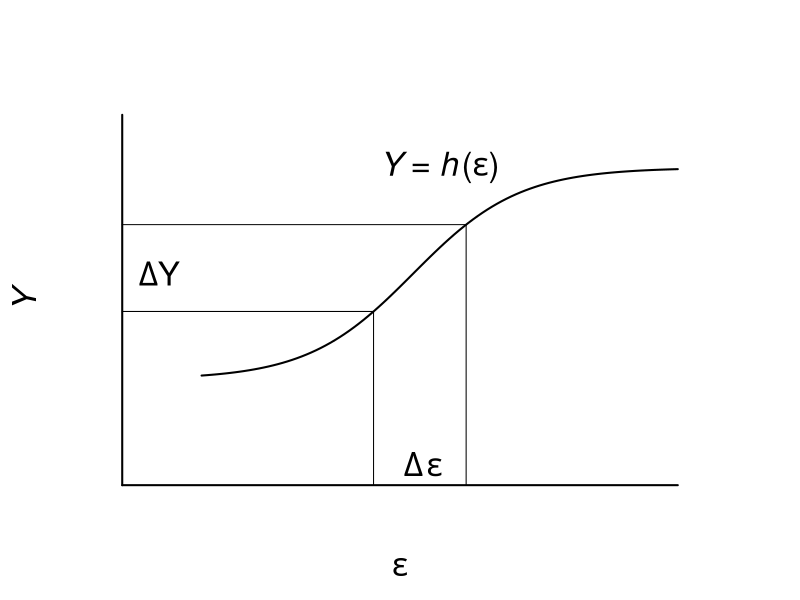

Recreate this plot in R.
# Creation of Fig. A.4
x.min <- 2
x.max <- 20
x <- seq(x.min, x.max, (x.max - x.min)/100)
f <- function(x) 2 * exp(0.5 * (x - 10)) / (1 + exp(0.5 * (x - 10)))
y <- f(x)
par(mai = c(1,1,1,1))
plot(x, y, type = "l", lwd = 2, cex.lab = 2,
   xlim = c(-1, 20), ylim = c(-1,2.5),
   axes = FALSE, xlab = expression(epsilon),
   ylab = expression(italic(Y)))
lines(c(-1, 20), c(-1,-1), lwd = 2)
lines(c(-1,-1), c(-1, 2.5), lwd = 2)
text(10, -0.8, expression(Delta), cex = 2)
text(10.8, -0.83, expression(epsilon), cex = 2)
x <- 8.5
lines(c(x,x), c(-1,f(x)))
lines(c(-1,x),c(f(x),f(x)))
x <- 12
lines(c(x,x), c(-1,f(x)))
lines(c(-1,x),c(f(x),f(x)))
text(0.4, f(10), expression(Delta*Y), cex = 2)
text(11, 2, expression(italic(Y)~"="~italic(h)*"("*epsilon*")"), cex = 2)
